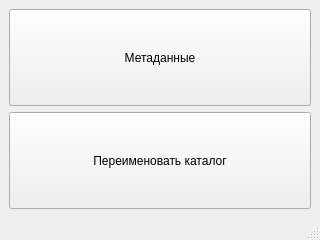
<?xml version="1.0" encoding="UTF-8"?>
<ui version="4.0">
 <class>MainWindow</class>
 <widget class="QMainWindow" name="MainWindow">
  <property name="geometry">
   <rect>
    <x>0</x>
    <y>0</y>
    <width>320</width>
    <height>240</height>
   </rect>
  </property>
  <property name="minimumSize">
   <size>
    <width>0</width>
    <height>0</height>
   </size>
  </property>
  <property name="windowTitle">
   <string>MainWindow</string>
  </property>
  <property name="windowIcon">
   <iconset>
    <normaloff>icon.jpg</normaloff>icon.jpg</iconset>
  </property>
  <widget class="QWidget" name="centralwidget">
   <layout class="QHBoxLayout" name="horizontalLayout">
    <item>
     <layout class="QVBoxLayout" name="verticalLayout">
      <item>
       <widget class="QPushButton" name="pb_MetaData">
        <property name="enabled">
         <bool>true</bool>
        </property>
        <property name="sizePolicy">
         <sizepolicy hsizetype="Expanding" vsizetype="Expanding">
          <horstretch>0</horstretch>
          <verstretch>0</verstretch>
         </sizepolicy>
        </property>
        <property name="text">
         <string>Метаданные</string>
        </property>
       </widget>
      </item>
      <item>
       <widget class="QPushButton" name="pb_Rename">
        <property name="sizePolicy">
         <sizepolicy hsizetype="Expanding" vsizetype="Expanding">
          <horstretch>0</horstretch>
          <verstretch>0</verstretch>
         </sizepolicy>
        </property>
        <property name="text">
         <string>Переименовать каталог</string>
        </property>
        <property name="iconSize">
         <size>
          <width>16</width>
          <height>16</height>
         </size>
        </property>
       </widget>
      </item>
     </layout>
    </item>
   </layout>
  </widget>
  <widget class="QMenuBar" name="menubar">
   <property name="geometry">
    <rect>
     <x>0</x>
     <y>0</y>
     <width>320</width>
     <height>21</height>
    </rect>
   </property>
  </widget>
  <widget class="QStatusBar" name="statusbar"/>
 </widget>
 <resources/>
 <connections/>
</ui>
